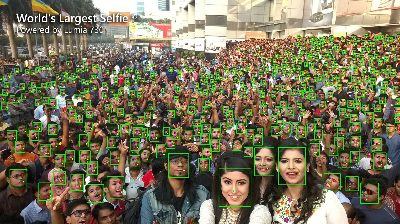
#> input picture tests/fixtures/rosto_exemplo.jpg, 400 x 224 px; its folder holds only this picture in this run
$ python -i thumbnail.py   (imports and definitions only)
#> lines starting #> are read from the running program, lines starting #| are printed output that depends on the picture
#> further down, picture is the input picture: shape (224, 400, 3); mean B, G, R 89.1, 114.3, 119.8
"""Features de thumbnail via CV — Motor B multimodal (Fase 5 + Fase 7).

Baixa a imagem da thumbnail e extrai um punhado de heurísticas visuais
clássicas (brilho, saturação, "colorfulness", densidade de bordas) mais
contagem de rostos via rede neural leve (YuNet, Fase 7).

Nota histórica: a Fase 5 cogitou incluir contagem de rostos, mas descartou
porque o `opencv-python` 5.x removeu o `CascadeClassifier` (Haar cascade)
clássico — só sobrou `FaceDetectorYN`, que exige um modelo `.onnx` à parte, o
que na época pareceu contradizer a decisão de evitar download pesado de
modelo (mesmo motivo de usar legenda em vez de Whisper). Correção feita na
Fase 7: o modelo YuNet é pequeno (~230KB, nada comparável a Whisper) e vem
empacotado no repo como package data (`models/face_detection_yunet.onnx`,
licença MIT — ver `models/FACE_DETECTION_YUNET_LICENSE.txt`), carregado uma
vez (singleton em nível de módulo) e nunca baixado em runtime.

Como toda feature dinâmica do Motor B, isto é OPCIONAL e NUNCA levanta: URL
vazia, falha de rede, ou imagem corrompida só significam "sem essas
features" (dict vazio) — thumbnail é um bônus, nunca uma dependência dura do
pipeline (`features.py` decide o que fazer com o dict vazio).
"""
from __future__ import annotations

from importlib import resources

import cv2
import httpx
import numpy as np

_face_detector: cv2.FaceDetectorYN | None = None


def _get_face_detector(input_size: tuple[int, int]) -> cv2.FaceDetectorYN:
    """Carrega o detector uma vez (I/O de modelo é caro) e reajusta só o
    tamanho de entrada — nunca recria a instância por imagem."""
    global _face_detector
    if _face_detector is None:
        model_path = resources.files("breakout.engine_b.models").joinpath(
            "face_detection_yunet.onnx"
        )
        with resources.as_file(model_path) as path:
            _face_detector = cv2.FaceDetectorYN.create(str(path), "", input_size)
    _face_detector.setInputSize(input_size)
    return _face_detector


def extract_thumbnail_features(thumbnail_url: str, *, timeout: float = 10.0) -> dict[str, float]:
    """Baixa `thumbnail_url` e extrai features visuais. Dict vazio se a URL
    estiver vazia, o download falhar, ou a imagem não puder ser decodificada."""
    if not thumbnail_url:
        return {}
    try:
        resp = httpx.get(thumbnail_url, timeout=timeout, follow_redirects=True)
        resp.raise_for_status()
        image = _decode_image(resp.content)
    except Exception:  # noqa: BLE001 — rede/decodificação são best-effort aqui
        return {}
    if image is None:
        return {}
    return _features_from_image(image)


def _decode_image(raw_bytes: bytes) -> np.ndarray | None:
    array = np.frombuffer(raw_bytes, dtype=np.uint8)
    return cv2.imdecode(array, cv2.IMREAD_COLOR)


def _features_from_image(image: np.ndarray) -> dict[str, float]:
    gray = cv2.cvtColor(image, cv2.COLOR_BGR2GRAY)
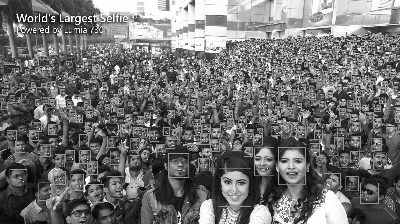
#> gray: shape (224, 400); min 0, max 255, mean 113.1
    hsv = cv2.cvtColor(image, cv2.COLOR_BGR2HSV)
#> hsv: shape (224, 400, 3); mean H, S, V 41.6, 99.2, 129.3

    brightness = float(gray.mean()) / 255.0
#> brightness = 0.443
    saturation = float(hsv[:, :, 1].mean()) / 255.0
#> saturation = 0.389

    # "Colorfulness" de Hasler & Süsstrunk (2003) — quão vibrante/variada é a
    # paleta, num espaço de cor oponente simples (RG / YB).
    b, g, r = (c.astype("float32") for c in cv2.split(image))
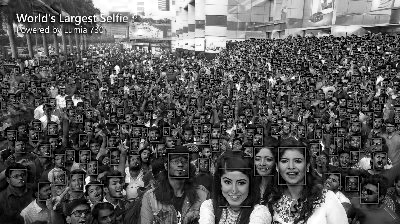
#> b: shape (224, 400) float32; min 0, max 255, mean 89.1
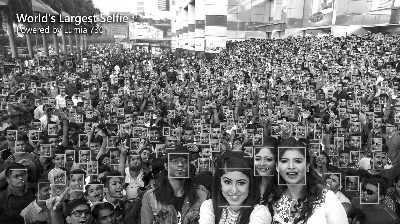
#> g: shape (224, 400) float32; min 0, max 255, mean 114.3
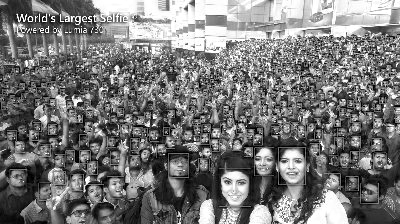
#> r: shape (224, 400) float32; min 0, max 255, mean 119.8
    rg = r - g
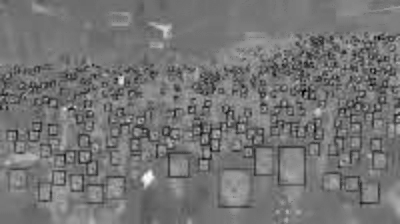
#> rg: shape (224, 400) float32; min -172, max 216, mean 5.4; drawn with min black and max white
    yb = 0.5 * (r + g) - b
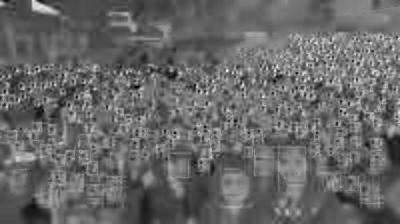
#> yb: shape (224, 400) float32; min -61.5, max 157.5, mean 27.9; drawn with min black and max white
    colorfulness = float(
        np.sqrt(rg.std() ** 2 + yb.std() ** 2) + 0.3 * np.sqrt(rg.mean() ** 2 + yb.mean() ** 2)
    )
#> colorfulness = 48.34

    edges = cv2.Canny(gray, 100, 200)
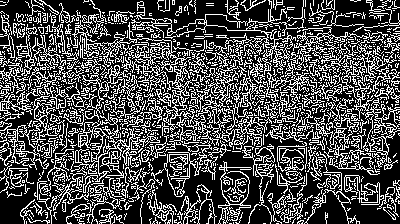
#> edges: shape (224, 400); 30.3% white in thin lines or dots
    edge_density = float((edges > 0).mean())
#> edge_density = 0.303

    height, width = image.shape[:2]
#> height = 224; width = 400
    detector = _get_face_detector((width, height))
    _, faces = detector.detect(image)
    face_count = 0.0 if faces is None else float(len(faces))

    return {
        "thumb_brightness": brightness,
        "thumb_saturation": saturation,
        "thumb_colorfulness": colorfulness,
        "thumb_edge_density": edge_density,
        "thumb_face_count": face_count,
    }

>>> import cv2
>>> picture = cv2.imread('../../../tests/fixtures/rosto_exemplo.jpg')
#> (the run stopped early here; a loop or call above may not have finished)
